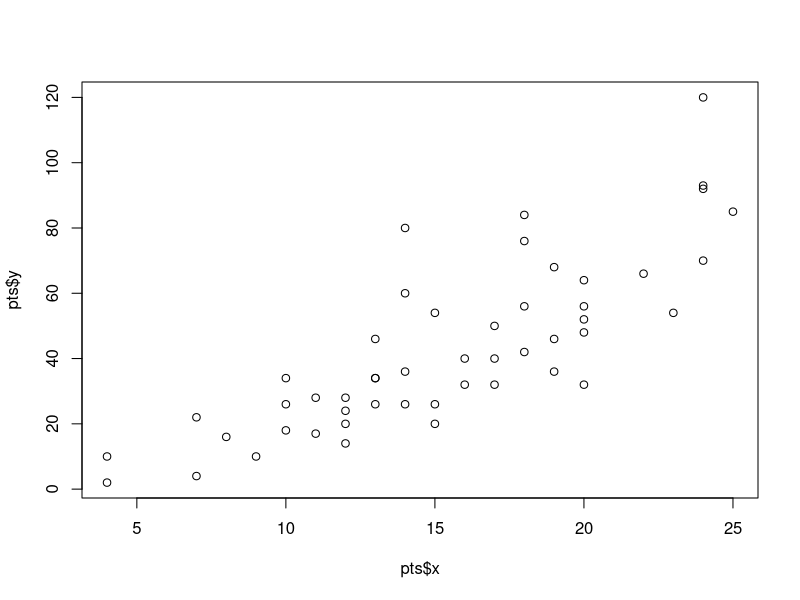

Here is the R script that generated this plot:

#c()函数
Wcrd<- c(59,55,53.5,55,52.5,57.5,53,58)
Wcrd

#sum() 
?sum
sum(1:2, 3:5)
sum(1:5)
sum(1:5, NA, na.rm = TRUE)

#rep()复制向量与list
?rep
id <- rep(c(1:5),each=4)
id

#生成序列seq()
?seq
seq(0, 1, length.out = 11)
seq(stats::rnorm(20)) # effectively 'along'
seq(1, 9, by = 2)     # matches 'end'
seq(1, 9, by = pi)    # stays below 'end'
seq(1, 6, by = 3)
seq(1.575, 5.125, by = 0.05)
seq(17) # same as 1:17, or even better seq_len(17)

#rnorm() 随机生成
#dnorm() 正态分布的密度
#pnorm() 正态分布的分布函数
#qnorm() 分位函数
?rnorm

#按列合并cbind()
?cbind
#按行合并rbind()
?rbind

#对象的尺寸dim()
?dim
x <- 1:12
x
c(3,4)
dim(x)
dim(x) <- c(3,4)
dim(x)
x

#产生向量vector()
?vector
v <- vector()
v <- vector(length = 8)
v

#矩阵matrix()
?matrix
data <- matrix()
data
data <- matrix(nrow = 8,ncol = 4)
data
is.matrix(data)

data[,1]<-c(1,2,3,4)
data

#创建数据帧，共享矩阵与列表的一些属性
#可以在不影响原始数据的情况下改变数据
?data.frame
wingcrd <- c(59,55,53.5,55,52.5,57.5,53.0,55)
tarsus <- c(22.3,19.7,20.8,20.3,20.8,21.5,20.6,21.5)
head <- c(31.2,30.4,30.6,30.3,30.3,30.8,32.5,NA)
wt <- c(9.5,13.8,14.8,15.2,15.5,15.6,15.6,15.7)
dfrm <- data.frame(WC=wingcrd,TS=tarsus,HD=head,w=wt)
dfrm

#删除对象
?rm
dfrm$WC

?list
x <-list()
x

x <-list(c(1,2,3))
x
x <- list(c=c(1,2,3),d=c(4,5,6),e=c(7,8,9))
x
x$c

pts <- list(x = cars[,1], y = cars[,2])
plot(pts)

#median() 中位数
?median
median(1:4)

#max() 计算最大值
?max

#max() 计算最小值
?min


